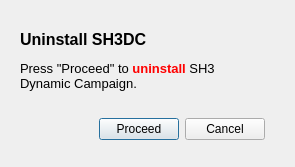
<?xml version="1.0" encoding="UTF-8"?>
<ui version="4.0">
 <class>UninstallDialog</class>
 <widget class="QDialog" name="UninstallDialog">
  <property name="geometry">
   <rect>
    <x>0</x>
    <y>0</y>
    <width>295</width>
    <height>167</height>
   </rect>
  </property>
  <property name="windowTitle">
   <string>Uninstall SH3DC</string>
  </property>
  <widget class="QWidget" name="">
   <property name="geometry">
    <rect>
     <x>20</x>
     <y>10</y>
     <width>245</width>
     <height>130</height>
    </rect>
   </property>
   <layout class="QVBoxLayout" name="verticalLayout">
    <item>
     <widget class="QLabel" name="label">
      <property name="text">
       <string>&lt;html&gt;&lt;head/&gt;&lt;body&gt;&lt;p&gt;&lt;span style=&quot; font-size:12pt; font-weight:600;&quot;&gt;Uninstall SH3DC        &lt;/span&gt;&lt;img src=&quot;:/images/uninstall.png&quot; width=&quot;40&quot; height=&quot;40&quot;/&gt;&lt;/p&gt;&lt;p&gt;&lt;span style=&quot; font-size:10pt;&quot;&gt;Press &amp;quot;Proceed&amp;quot; to &lt;/span&gt;&lt;span style=&quot; font-size:10pt; font-weight:600; color:#ff0000;&quot;&gt;uninstall&lt;/span&gt;&lt;span style=&quot; font-size:10pt;&quot;&gt; SH3 Dynamic Campaign.&lt;/span&gt;&lt;/p&gt;&lt;/body&gt;&lt;/html&gt;</string>
      </property>
      <property name="wordWrap">
       <bool>true</bool>
      </property>
     </widget>
    </item>
    <item>
     <layout class="QHBoxLayout" name="horizontalLayout">
      <item>
       <spacer name="horizontalSpacer">
        <property name="orientation">
         <enum>Qt::Horizontal</enum>
        </property>
        <property name="sizeHint" stdset="0">
         <size>
          <width>40</width>
          <height>20</height>
         </size>
        </property>
       </spacer>
      </item>
      <item>
       <widget class="QPushButton" name="pushButton_Proceed">
        <property name="text">
         <string>Proceed</string>
        </property>
       </widget>
      </item>
      <item>
       <widget class="QPushButton" name="pushButton_Cancel">
        <property name="text">
         <string>Cancel</string>
        </property>
       </widget>
      </item>
     </layout>
    </item>
   </layout>
  </widget>
 </widget>
 <resources/>
 <connections/>
</ui>
